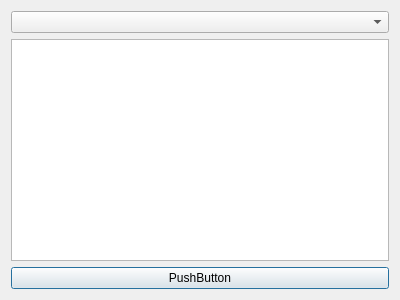
<?xml version="1.0" encoding="UTF-8"?>
<ui version="4.0">
 <class>Qdir</class>
 <widget class="QDialog" name="Qdir">
  <property name="geometry">
   <rect>
    <x>0</x>
    <y>0</y>
    <width>400</width>
    <height>300</height>
   </rect>
  </property>
  <property name="windowTitle">
   <string>Dialog</string>
  </property>
  <layout class="QVBoxLayout" name="verticalLayout_2">
   <item>
    <layout class="QVBoxLayout" name="verticalLayout">
     <item>
      <widget class="QComboBox" name="comboBox"/>
     </item>
     <item>
      <widget class="QListWidget" name="listWidget"/>
     </item>
     <item>
      <widget class="QPushButton" name="pushButton">
       <property name="text">
        <string>PushButton</string>
       </property>
      </widget>
     </item>
    </layout>
   </item>
  </layout>
 </widget>
 <resources/>
 <connections/>
</ui>
